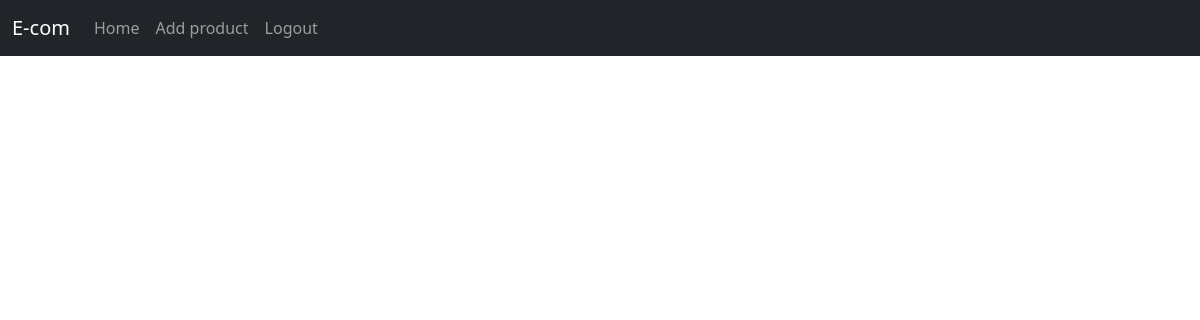
The app's page /shop_home, older data.
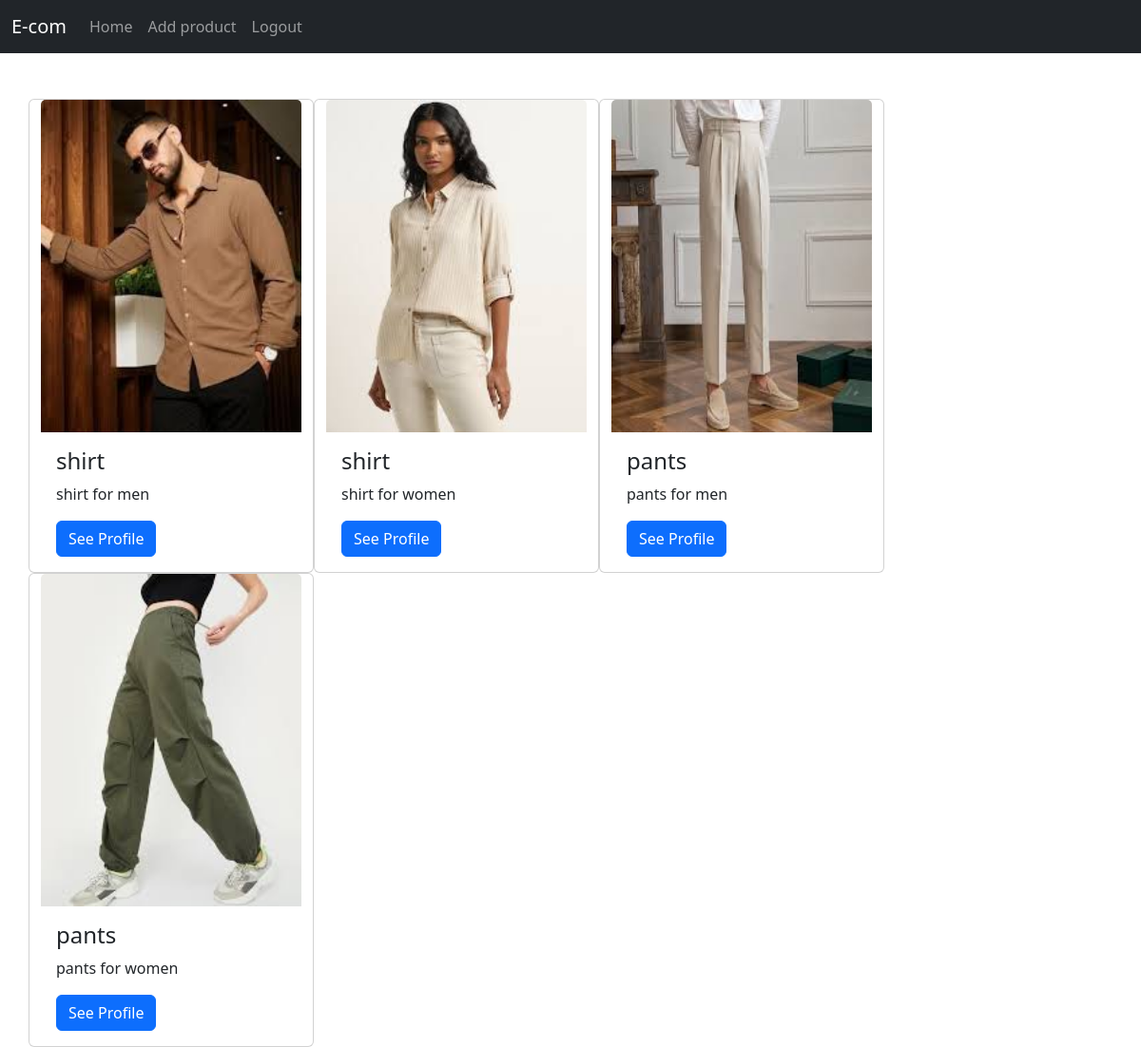
The same page, newer data.
### e_app/models.py (models this page shows)
class product (models.Model):
    pid = models.TextField()
    name = models.TextField()
    dis = models.TextField()
    price = models.IntegerField()
    offer_price = models.IntegerField()
    stock = models.IntegerField()
    img = models.FileField()

### e_app/views.py (the view)
# urls.py: path('shop_home',views.shop_home),
def shop_home(req):
    products = product.objects.all()
    return render(req,'shop/home.html',{'product':products})

### templates/shop/home.html (shortened to what this page needs)
<!DOCTYPE html>
<html lang="en">
<head>
    <link href="https://cdn.jsdelivr.net/npm/bootstrap@5.3.3/dist/css/bootstrap.min.css" rel="stylesheet">
</head>
<body>
    <nav class="navbar navbar-expand-sm bg-dark navbar-dark">
        <div class="container-fluid">
          <a class="navbar-brand" href="#">E-com</a>
          <div class="collapse navbar-collapse" id="collapsibleNavbar">
            <ul class="navbar-nav">
              <li class="nav-item">
                <a class="nav-link" href="#">Home</a>
              </li>
              <li class="nav-item">
                <a class="nav-link" href="add_pro">Add product</a>
              </li>
              <li class="nav-item">
                <a class="nav-link" href="logout">Logout</a>
              </li>
            </ul>
          </div>
        </div>
      </nav>
      <div class="container mt-5">
        <div class="row">
          {% for pro in product %}
            <div class="card" style="width:300px">
              <img class="card-img-top" src="{{pro.img.url}}" alt="Card image" style="width:100%" height="350px">
              <div class="card-body">
                <h4 class="card-title">{{pro.name}}</h4>
                <p class="card-text">{{pro.dis}}</p>
                <a href="#" class="btn btn-primary">See Profile</a>
              </div>
            </div>
            {% endfor %}
        </div>
</body>
</html>

Row changes from the older to the newer data that the page shows:
added product: img (picture), name "shirt", dis "shirt for men"
added product: img (picture), name "shirt", dis "shirt for women"
added product: img (picture), name "pants", dis "pants for men"
added product: img (picture), name "pants", dis "pants for women"
